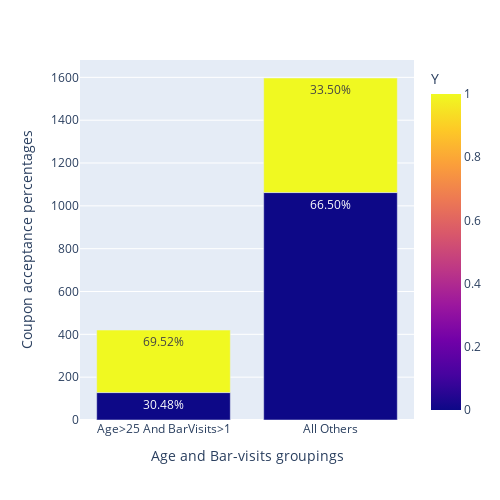

Source (notebook cell):
### Markdown cell above
4. Compare the acceptance rate between drivers who go to a bar more than once a month and are over the age of 25 to the all others.  Is there a difference?

### Code cell
try:
    bar_data = bar_data.drop('crit',axis=1)
except:
    pass
ages_more_than_25 = ['26','31', '36', '41', '46', '50plus']
bar_more_than_once = ['1~3', 'gt8', '4~8']

bar_data.loc[(bar_data.eval('age in @ages_more_than_25 & Bar in @bar_more_than_once')),'crit'] = 'Age>25 And BarVisits>1'
bar_data.loc[(bar_data['crit'].isnull()), 'crit'] = 'All Others'

bar_data_g = bar_data.groupby(['crit', 'Y']).size().reset_index()
bar_data_g['percentage'] = bar_data.groupby(['crit', 'Y']).size().groupby(level=0).apply(lambda x: 100 * x / float(x.sum())).values
bar_data_g.columns = ['crit', 'Y', 'Counts', 'Percentage']

fig = px.bar(bar_data_g, x='crit',
             labels={'crit':'Age and Bar-visits groupings', 'value':'Coupon acceptance percentages'},
             y=['Counts'], color='Y', text=bar_data_g['Percentage'].apply(lambda x: '{0:1.2f}%'.format(x)))
fig.update_layout(width=500,
    height=500)
fig.show()

### Figure 1 — Plotly figure (JSON) as saved in the notebook; plotly's stock layout.template omitted (floating-point values rounded to 4 significant figures)
{"data": [{"alignmentgroup": "True", "hovertemplate": "Age and Bar-visits groupings=%{x}<br>Coupon acceptance percentages=%{y}<br>text=%{text}<br>Y=%{marker.color}<extra></extra>", "legendgroup": "", "marker": {"color": [0, 1, 0, 1], "coloraxis": "coloraxis", "pattern": {"shape": ""}}, "name": "", "offsetgroup": "", "orientation": "v", "showlegend": false, "text": ["30.48%", "69.52%", "66.50%", "33.50%"], "textposition": "auto", "type": "bar", "x": ["Age>25 And BarVisits>1", "Age>25 And BarVisits>1", "All Others", "All Others"], "xaxis": "x", "y": [128, 292, 1062, 535], "yaxis": "y"}], "layout": {"barmode": "relative", "coloraxis": {"colorbar": {"title": {"text": "Y"}}, "colorscale": [[0, "#0d0887"], [0.1111, "#46039f"], [0.2222, "#7201a8"], [0.3333, "#9c179e"], [0.4444, "#bd3786"], [0.5556, "#d8576b"], [0.6667, "#ed7953"], [0.7778, "#fb9f3a"], [0.8889, "#fdca26"], [1, "#f0f921"]]}, "height": 500, "legend": {"tracegroupgap": 0}, "margin": {"t": 60}, "width": 500, "xaxis": {"anchor": "y", "domain": [0, 1], "title": {"text": "Age and Bar-visits groupings"}}, "yaxis": {"anchor": "x", "domain": [0, 1], "title": {"text": "Coupon acceptance percentages"}}}}
